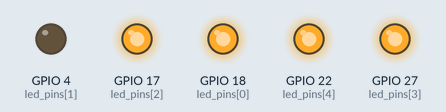
Recording of a program running on a simulated Raspberry Pi (BCM pin numbers). Parts: output pins drawn as LEDs (lit = HIGH). What the program prints to the terminal is not drawn.

Above: at 0.3 s.
At 0.7 s:
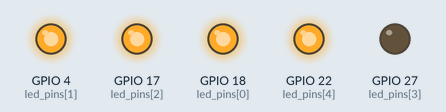
At 1.0 s:
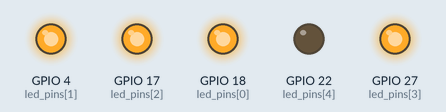
At 2.51 s:
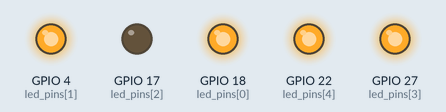
At 4.0 s:
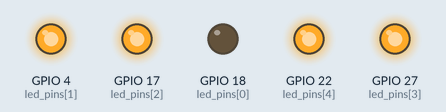
Timing chart, 0 to 4.6 s (numbered marks = the images above):
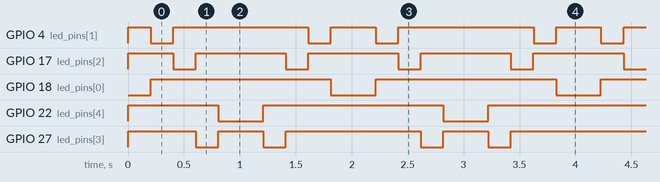

The program:

binair_kit.py
```python
import RPi.GPIO as GPIO
import time
GPIO.setmode( GPIO.BCM )
GPIO.setwarnings( 0 )

print( "binair walk" )

led_pins = [ 18, 4, 17, 27, 22 ]

for gpio in led_pins:
   GPIO.setup( gpio, GPIO.OUT )

def leds( pins, value, delay ):
    teller = 1
    for gpio in pins:
        if value % 2 == 1:
           GPIO.output( gpio, GPIO.LOW )
        else:
           GPIO.output( gpio, GPIO.HIGH )
           #print(teller)
           teller +=1
           if teller > 5:
               led_pins.reverse()
        value = value // 2
        print(led_pins)
    time.sleep( delay )

delay = 0.2
while True:
   leds( led_pins,  1, delay )
   leds( led_pins,  2, delay )
   leds( led_pins,  4, delay )
   leds( led_pins,  8, delay )
   leds( led_pins, 16, delay )
   led_pins.reverse()
```

Measured:
- by itself, GPIO 4 (led_pins[1]): repeats every 2.0 s: LOW 0.20 s, HIGH 1.2 s, LOW 0.20 s, HIGH 0.40 s
- by itself, GPIO 17 (led_pins[2]): repeats every 1.0 s: LOW 0.20 s, HIGH 0.81 s
- by itself, GPIO 18 (led_pins[0]): alternates HIGH for 1.6 s and LOW for 0.40 s
- by itself, GPIO 22 (led_pins[4]): repeats every 2.0 s: LOW 0.40 s, HIGH 1.6 s
- by itself, GPIO 27 (led_pins[3]): repeats every 2.0 s: LOW 0.20 s, HIGH 0.40 s, LOW 0.20 s, HIGH 1.2 s
